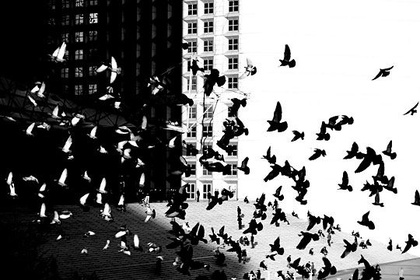
%> input picture Histogram_Equalisation/Input_Image.jpg, 420 x 280 px, shrunk from 540 x 360 before the run
$ octave Histogarm_Equalisation.m   (GNU Octave 9; MATLAB toolbox functions it lacks are replaced by stand-ins)
%> lines starting %> are read from the running program, lines starting %| are printed output that depends on the picture
% Date       : 19/01/2026
% Created by : Abhishek Kumar Jayswal
% Description: Manual implementation of Histogram Equalization
%              for grayscale images without using built-in functions

clc;            % Clear command window
clear;          % Clear workspace variables
close all;      % Close all figure windows

%% Reading the input image
I = imread('C:\Users\Abhishek\Desktop\DIP\Histogram_Equalisation\Input_Image.jpg');
%> I is the input picture: size 280x420x3 uint8; min 0, max 255, mean 121.7

% Check if the image is RGB
% If yes, convert it to grayscale
if size(I,3) == 3
    I = rgb2gray(I);
%> I: size 280x420 uint8
end

% Ensure image is in uint8 format (0–255 intensity range)
I = uint8(I);

% Get image dimensions
[M, N] = size(I);
%> M = 280; N = 420

%% STEP 1: Compute Histogram of the Image
% Initialize histogram array for 256 gray levels
hist_count = zeros(256,1);

% Count occurrence of each intensity value
for i = 1:M
    for j = 1:N
        intensity = I(i,j);                   % Pixel intensity
        hist_count(intensity + 1) = ...
            hist_count(intensity + 1) + 1;    % Increment count
    end
end
%> after the loop, hist_count = 256 values, max 30761 at index 255, min 0 at index 256, mean 459.4

%% STEP 2: Compute Probability Density Function (PDF)
% PDF = histogram / total number of pixels
pdf = hist_count / (M * N);
%> pdf = 256 values, max 0.262 at index 255, min 0 at index 256, mean 0.00391

%% STEP 3: Compute Cumulative Distribution Function (CDF)
cdf = zeros(256,1);
cdf(1) = pdf(1);    % Initialize first value

for k = 2:256
    cdf(k) = cdf(k-1) + pdf(k);   % Cumulative sum of PDF
end
%> after the loop, cdf = 256 values from 0.168 to 1

%% STEP 4: Normalize the CDF
% Find the minimum non-zero CDF value to avoid intensity shift
cdf_min = min(cdf(cdf > 0));
%> cdf_min = 0.168

% Normalize CDF to map intensity values into range [0, 255]
cdf_norm = round((cdf - cdf_min) / (1 - cdf_min) * 255);
%> cdf_norm = 256 values from 0 to 255

%% STEP 5: Map Old Intensities to New Intensities
% Initialize equalized image
Ieq = zeros(M, N, 'uint8');

% Replace each pixel using normalized CDF mapping
for i = 1:M
    for j = 1:N
        Ieq(i,j) = cdf_norm(I(i,j) + 1);
    end
end
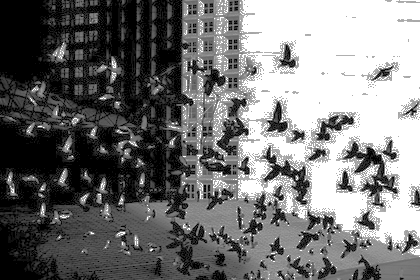
%> Ieq: size 280x420 uint8; min 0, max 255, mean 117.5

%% Display Original Image
figure;
imshow(I);
title('Before Histogram Equalization');

%% Display Histogram and CDF of Original Image
figure;
bar(0:255, hist_count, 'r');          % Histogram (red bars)
hold on;
plot(0:255, cdf * max(hist_count), ...
     'k', 'LineWidth', 2);            % Scaled CDF (black curve)
hold off;
title('Histogram (Red) and CDF (Black) - Original Image');
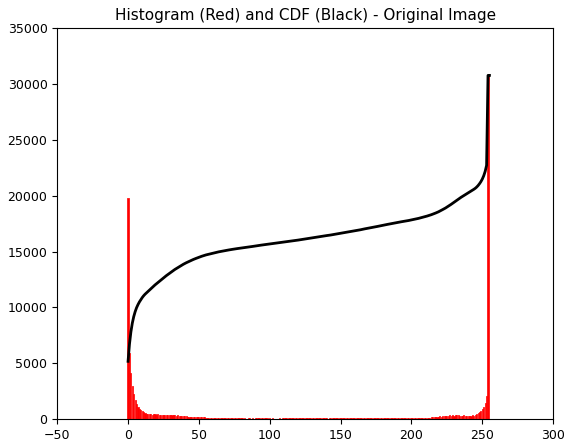
%> figure redrawn from the program's plot data; tallest bar 30761 high, from x = 253.6 to 254.4; curve peaks at x = 254, y = 30761

%% Display Equalized Image
figure;
imshow(Ieq);
title('After Histogram Equalization');

%% Compute Histogram of Equalized Image
hist_eq = zeros(256,1);

for i = 1:M
    for j = 1:N
        hist_eq(Ieq(i,j) + 1) = ...
            hist_eq(Ieq(i,j) + 1) + 1;
    end
end
%> after the loop, hist_eq = 256 values, max 30761 at index 255, min 0 at index 2, mean 459.4

%% Compute CDF of Equalized Image
cdf_eq = cumsum(hist_eq) / (M * N);
%> cdf_eq = 256 values from 0.168 to 1

%% Display Histogram and CDF of Equalized Image
figure;
bar(0:255, hist_eq, 'r');             % Histogram (red bars)
hold on;
plot(0:255, cdf_eq * max(hist_eq), ...
     'k', 'LineWidth', 2);            % Scaled CDF (black curve)
hold off;
title('Histogram (Red) and CDF (Black) - Equalized Image');
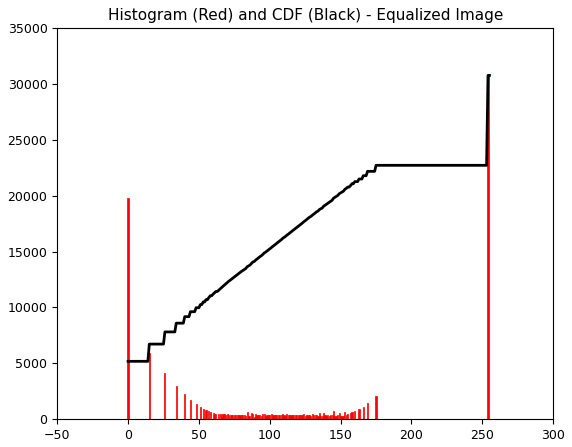
%> figure redrawn from the program's plot data; tallest bar 30761 high, from x = 253.6 to 254.4; curve peaks at x = 254, y = 30761
